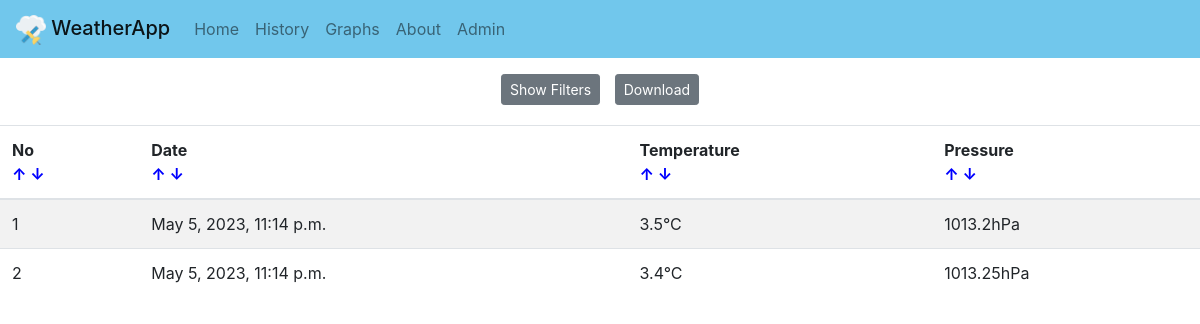
The page /all/ on the database as committed earlier.
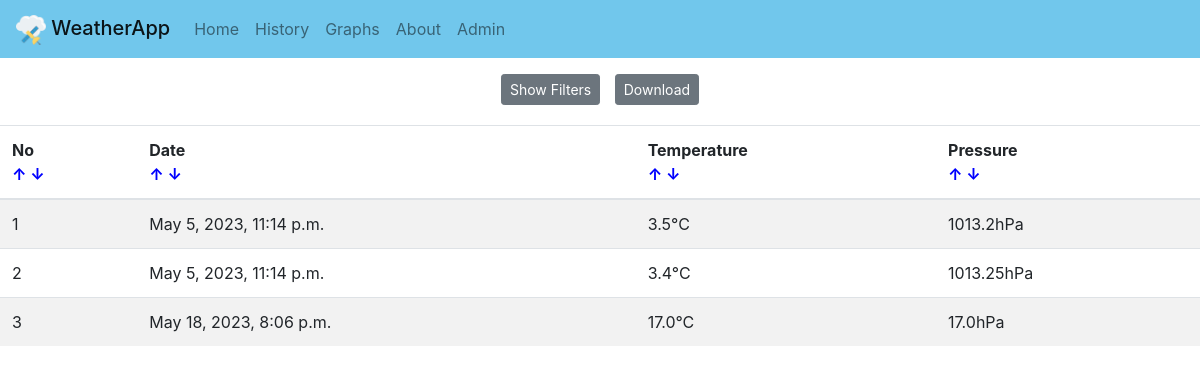
The same page on the database as committed later.
### WeatherApp/models.py (models this page shows, shortened)
class Record(models.Model):
    date = models.DateTimeField(default = timezone.now)
    temperature = models.FloatField()
    pressure = models.FloatField()
    comment = models.CharField(max_length=250, blank=True)

### WeatherApp/views.py (the view)
# urls.py: path('all/', views.all),
def all(request):
    records = Record.objects.all()
    context = {}
    if request.GET.get('start') is not None:
        start = request.GET.get('start')
        start_datetime = datetime.strptime(start, "%Y-%m-%d")
        records = records.filter(date__gte = start_datetime)
        context |= {"start": start_datetime}
    if request.GET.get('end') is not None:
        end = request.GET.get('end')
        end_datetime = datetime.strptime(end, "%Y-%m-%d") + timedelta(days=1)
        records = records.filter(date__lte = end_datetime)
        context |= {"end": end_datetime}
    if request.GET.get('orderby') is not None:
        order = request.GET.get('orderby')
        records = records.order_by(order)
        context |= {"order": order}
    if request.GET.get('min_temp') is not None:
        min_temp = float(request.GET.get('min_temp'))
        records = records.filter(temperature__gte = str(min_temp))
        context |= {"min_temp": min_temp}
    if request.GET.get('max_temp') is not None:
        max_temp = float(request.GET.get('max_temp')) + 0.1
        records = records.filter(temperature__lte = str(max_temp))
        context |= {"max_temp": max_temp}
    if request.GET.get('min_press') is not None:
        min_press = float(request.GET.get('min_press'))
        records = records.filter(pressure__gte = str(min_press))
        context |= {"min_press": min_press}
    if request.GET.get('max_press') is not None:
        max_press = float(request.GET.get('max_press')) + 0.1
        records = records.filter(pressure__lte = str(max_press))
        context |= {"max_press": max_press}
    context |= { "records": records }
    return render(request, 'WeatherApp/all.html', context)

### WeatherApp/templates/WeatherApp/all.html (shortened to what this page needs)
{% extends 'WeatherApp/base.html' %}
{% block content %}
<div style="margin-top: 10px; text-align: center">
  <button id="showFiltersButton" type="button" class="btn btn-secondary btn-sm" onclick="toggleFilterOptions()" style="margin-bottom: 10px">Show Filters</button>
  <button id="download" onclick="download()" type="button" class="btn btn-secondary btn-sm" style="margin-left: 10px; margin-bottom: 10px">Download</button>
  </div>
    <table class="table table-hover .table-responsive table-striped"
      id="historyTable"
      style="margin-top: 10px;"
      onload="setFiltersOnLoad()">
        <thead>
          <tr>
            <th scope="col">No<br>
              <a id="no_up" onclick="noup()" style="cursor: pointer; color:blue;">↑</a>
              <a id="no_down" onclick ="nodown()" style="cursor: pointer; color:blue;">↓</a></th>
            <th scope="col">Date<br>
              <a id="date_up" onclick="dateup()" style="cursor: pointer; color:blue;">↑</a>
              <a id="date_down" onclick="datedown()" style="cursor: pointer; color:blue;">↓</a></th>
            <th scope="col">Temperature<br>
              <a id="temp_up" onclick="tempup()" style="cursor: pointer; color:blue;">↑</a>
              <a id="temp_down" onclick="tempdown()" style="cursor: pointer; color:blue;">↓</a></th>
            <th scope="col">Pressure<br>
              <a id="press_up" onclick="pressup()" style="cursor: pointer; color:blue;">↑</a>
              <a id="press_down" onclick="pressdown()" style="cursor: pointer; color:blue;">↓</a></th>
          </tr>
        </thead>
        <tbody>
            {% for record in records %}
              {% if record.comment %}
              <tr class="record-row" data-details="{{ record.comment }}">
                  <td>{{ record.id }}</td>
                  <td>{{ record.date }}</td>
                  <td>{{ record.temperature }}°C<img src="/static/images/comment.png" width="17px" style="margin-left: 10px"></td>
                  <td>{{ record.pressure }}hPa</td>
              {% else %}
              <tr>
                  <td>{{ record.id }}</td>
                  <td>{{ record.date }}</td>
                  <td>{{ record.temperature }}°C</td>
                  <td>{{ record.pressure }}hPa</td>
                {% endif %}
              </tr>
            {% endfor %}
        </tbody>
      </table>
</div>
{% endblock %}

Rows that differ between the two databases and show on the page:
added Record: id "3", date "May 18, 2023, 8:06 p.m.", temperature "17.0", pressure "17.0"
